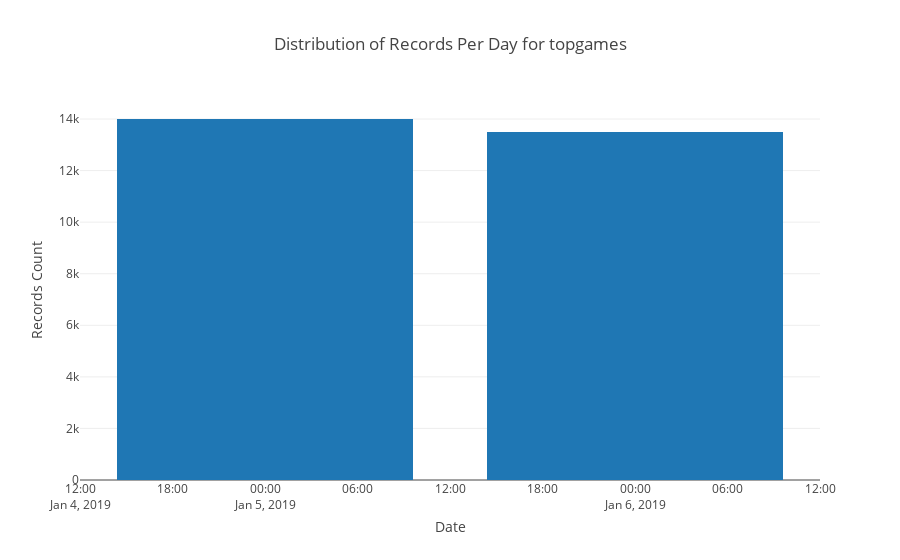

Here is the notebook cell this chart was saved with:
### Markdown cell above
## These are the number of entries we have per day for the `topgames` Mongo collection.  Each query returns the current top 100 games being played.  This is run every 5 minutes.

### Code cell
# https://plot.ly/python/bar-charts/

data = [Bar(
        x=grouped_df['date'],
        y=grouped_df['count']
    )]

layout = Layout(
        title='Distribution of Records Per Day for topgames',
        xaxis=dict(
            title='Date'
        ),
        yaxis=dict(
            title='Records Count'
        )
    )

fig = Figure(data=data, layout=layout)

iplot(fig)

### Figure 1 — Plotly figure (JSON) as saved in the notebook; plotly's stock layout.template omitted (floating-point values rounded to 4 significant figures)
{"data": [{"type": "bar", "uid": "71ba22a7-b31c-483c-984d-f1c18ea13764", "x": ["2019-01-05", "2019-01-06"], "y": [14000, 13500]}], "layout": {"title": {"text": "Distribution of Records Per Day for topgames"}, "xaxis": {"title": {"text": "Date"}}, "yaxis": {"title": {"text": "Records Count"}}}}
